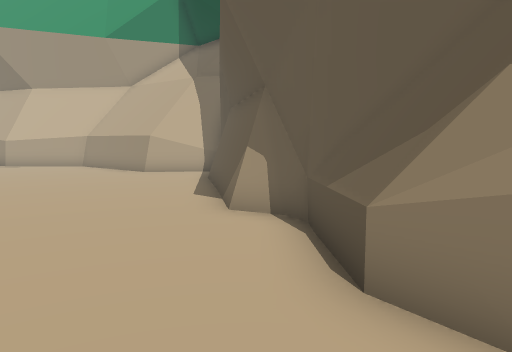
view 1 (above)

19 first-person views from a walk through a scene from a Unity 3-D project. The camera is 1.3 m above the floor, tilts 6° down and sees 70° across. The floor is counted in squares, 1 m on a side. Each view is taken from the middle of a square. On the plan, view 1 faces up. The plan holds only what a view shows up to about 15 squares ahead; the rest is blank. The place goes on beyond the plan. The player character is not drawn. Some animated figures are left out. Some surface patterns are stand-ins.

view 2
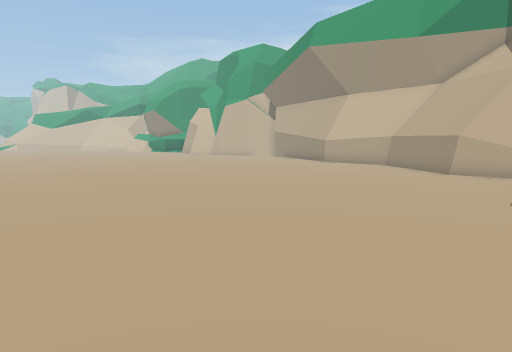

view 3
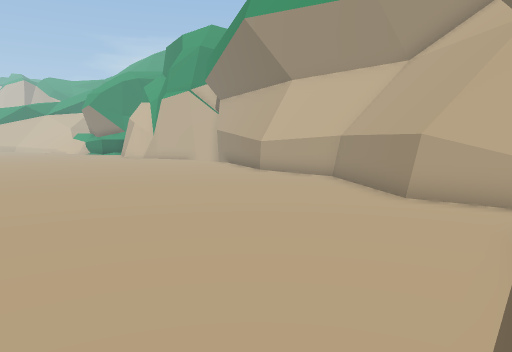

view 4
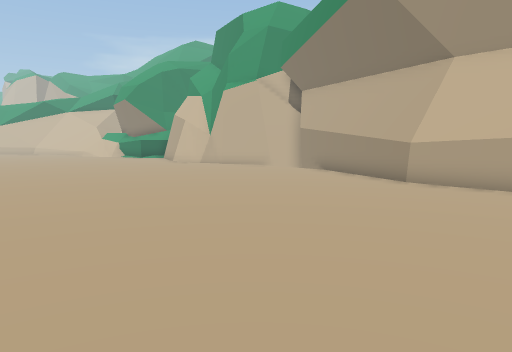

view 5
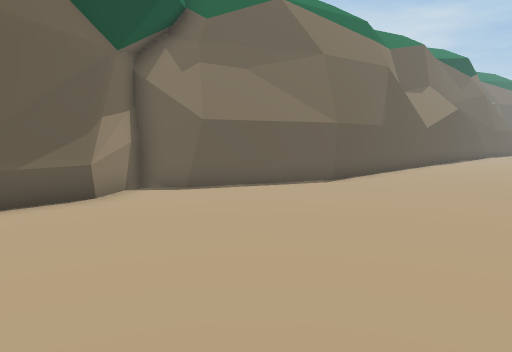

view 6
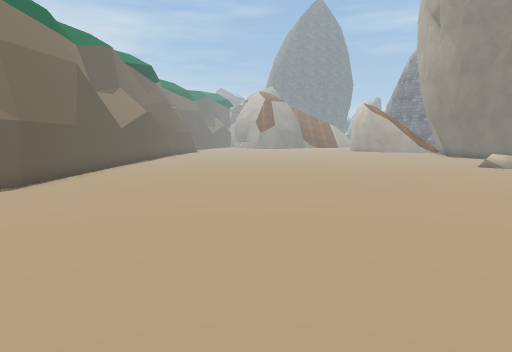

view 7
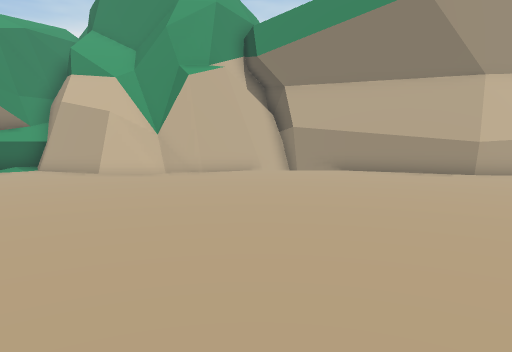

view 8
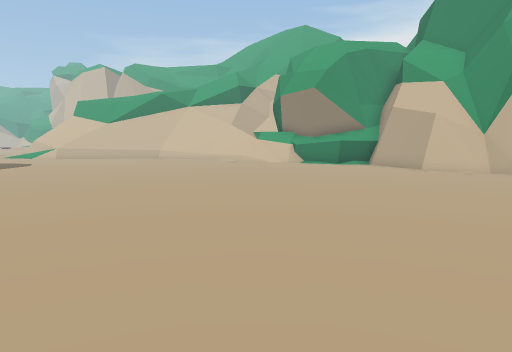

view 9
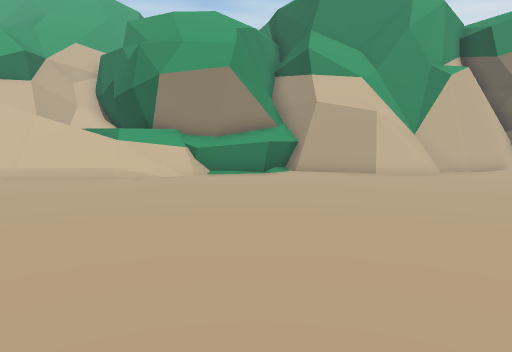

view 10
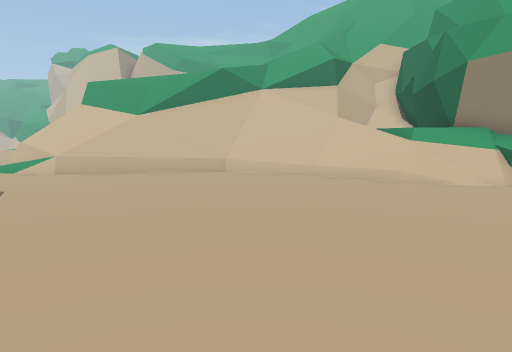

view 11
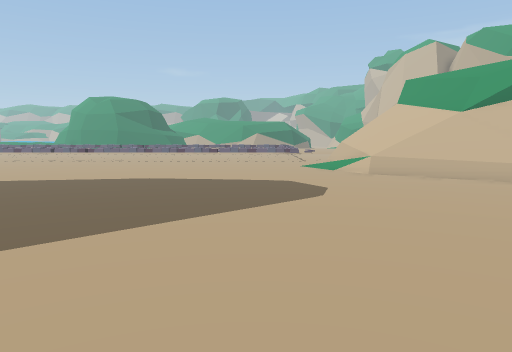

view 12
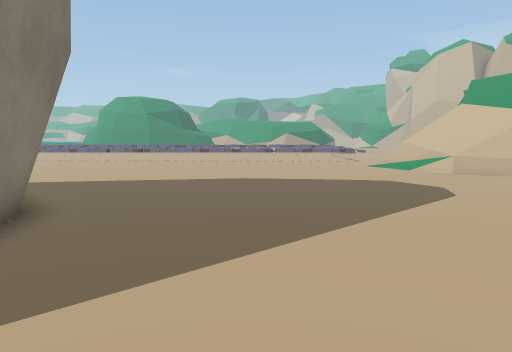

view 13
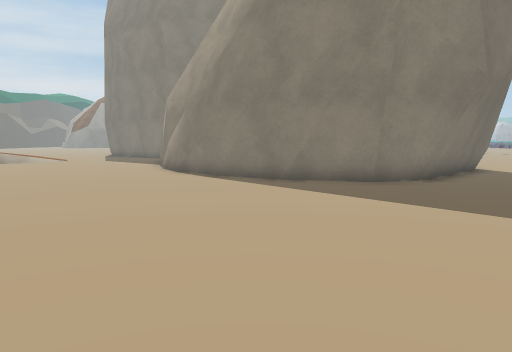

view 14
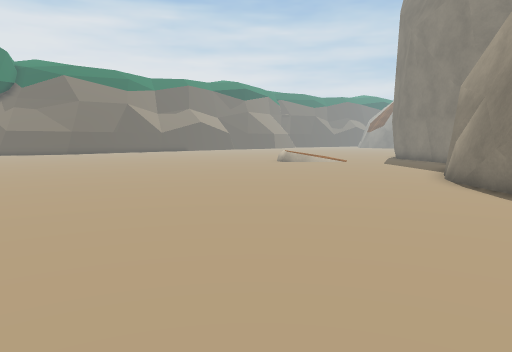

view 15
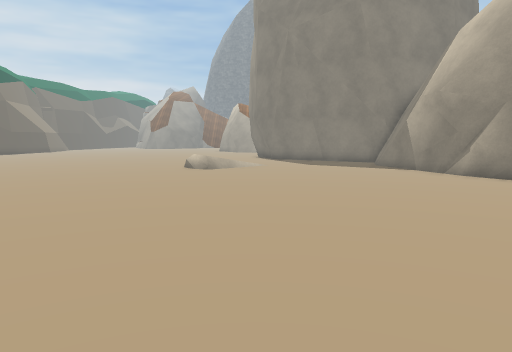

view 16
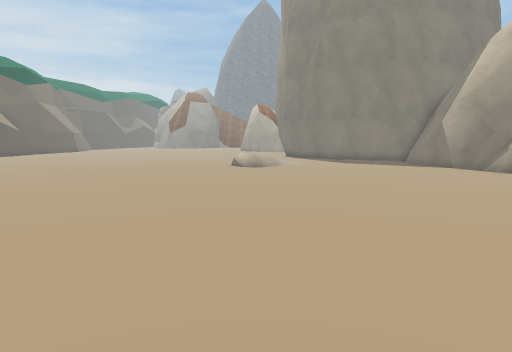

view 17
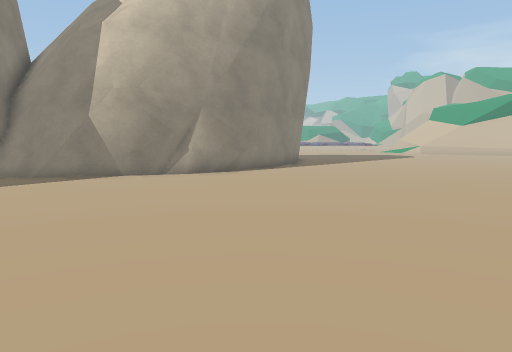

view 18
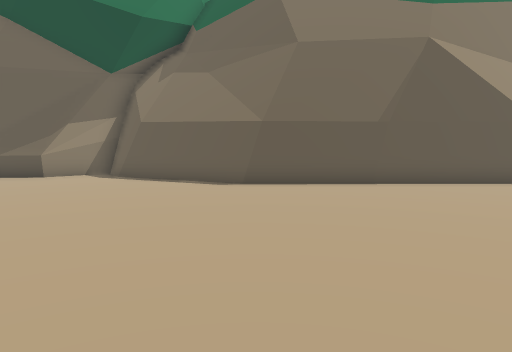

view 19
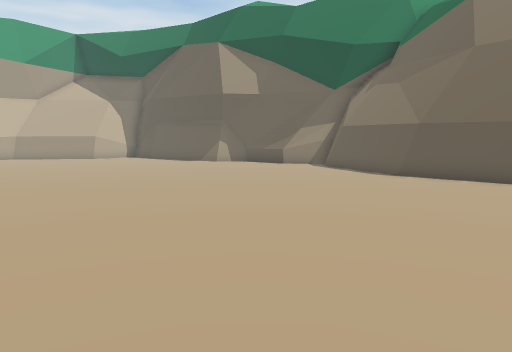

### Floor plan
Key: @ floor where view 1 was taken; # wall or solid block; . main floor; : floor 0.5 m higher than the main floor; + floor 0.75 m higher than the main floor; * floor 1.25 m higher than the main floor; % floor 1.5 m higher than the main floor; / step, stairs or slope; = window, fence, low wall or low ledge; ^ raised ledge; O other object.
Columns run from 45 left of view 1 to 2 right of it. Each row starts with its distance up from view 1.
 18       ^^   ^####^^########....###
 17      ##=%%*=^^=#^...###.........#######
 16      #= +++://........................##
 15     ##=O...............................###
 14    ###=..................................####
 13    ^^=......................................#
 12   ^^^.......................................#
 11 ^^^^........................................#
 10 ^^^.........................................#
  9 ^^=.........................................##
  8 #...........................................=#
  7 ............................. ...............#
  6 ............................. ...............##
  5 ..............................................#
  4 ..............................................##
  3 ..............................................##
  2 ...............................................#
  1 ................................  .............#
  0 ................................. ...........@##
 -1 ..............................................#
 -2 ........######...............................##
 -3 .......##    ###.............................#
 -4 ......##       ##...........................##
 -5 .....##         ##..........................##
 -6 ... .#           ##.........................##
 -7                  ##.........................##
 -8                   #..........................#
 -9                   ##.........................#

Positions as (right, up) in squares from view 1, and headings:
1: (0, 0), facing up
2: (0, 0), facing up-left
3: (-1, 6), facing up-left
4: (-7, 6), facing up-left
5: (-7, 6), facing down-right
6: (-7, 6), facing down
7: (-19, 4), facing up
8: (-19, 2), facing up-left
9: (-29, 4), facing up
10: (-29, 5), facing up-left
11: (-30, 5), facing left
12: (-30, 2), facing left
13: (-31, 9), facing down
14: (-31, 6), facing down-right
15: (-20, 6), facing down
16: (-18, 7), facing down
17: (-14, -4), facing left
18: (-11, -4), facing right
19: (-13, -9), facing up-right
